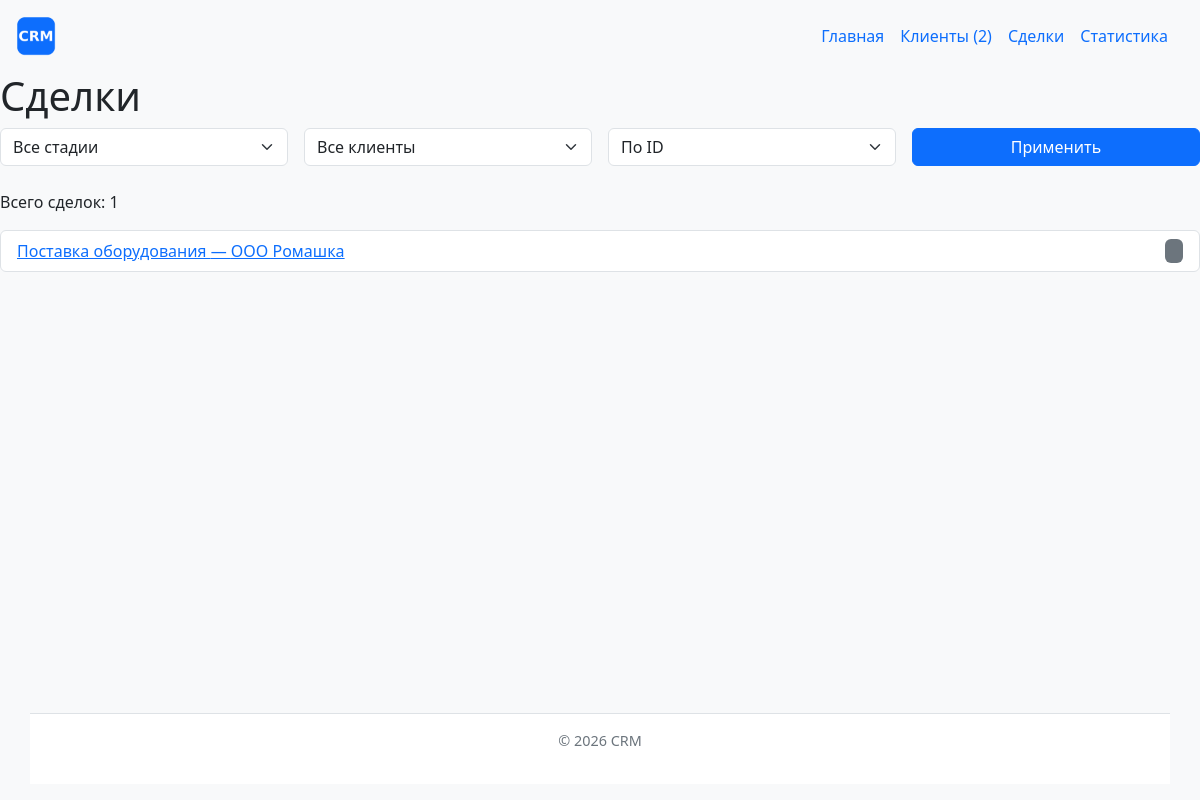
Page /deals/ on the earlier database version.
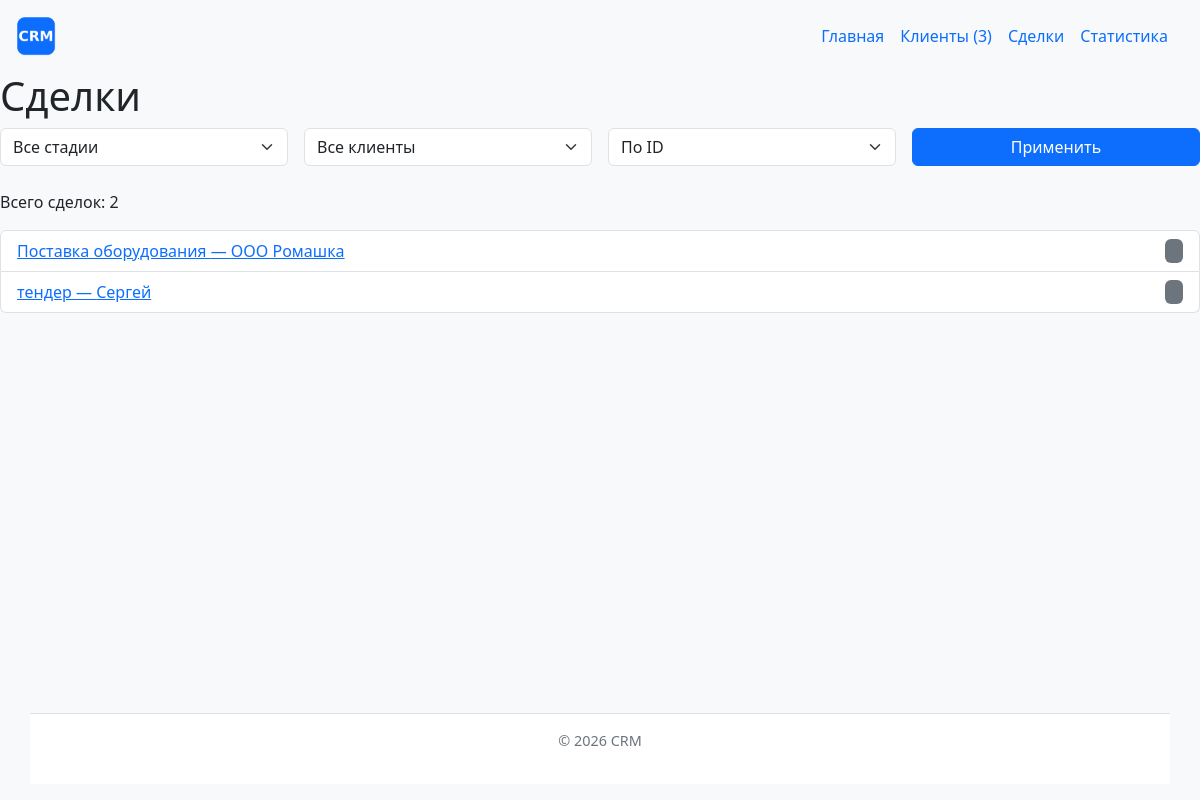
Same page on the later database version.
### deals/models.py (models this page shows, shortened)
class Deal(models.Model):
    class Stage(models.TextChoices):
        OPEN = 'Открыта', 'Открыта'
        WON = 'Выиграна', 'Выиграна'
        LOST = 'Проиграна', 'Проиграна'
        CANCELLED = 'Отменена', 'Отменена'
    client = models.ForeignKey(
        Client, on_delete=models.CASCADE, related_name='deals', verbose_name="Клиент"
    )
    manager = models.ForeignKey(
        Manager, on_delete=models.CASCADE, related_name='deals', verbose_name="Менеджер"
    )
    contact = models.ForeignKey(
        Contact, on_delete=models.SET_NULL, null=True, blank=True, related_name='deals', verbose_name="Контакт"
    )
    amount = models.FloatField(verbose_name="Сумма")
    title = models.CharField(max_length=250, blank=True, verbose_name="Тема")
    stage = models.CharField(
        max_length=50,
        choices=Stage.choices,
        default=Stage.OPEN,
        verbose_name="Стадия"
    )
    class Meta:
        verbose_name = "Сделка"
        verbose_name_plural = "Сделки"

### deals/views.py (the view)
# urls.py: path("", views.deals_list, name="list"),
def deals_list(request):
    deals = Deal.objects.annotate(
        client_name=F("client__name"),
        manager_name=F("manager__name")
    ).values(
        "id", "title", "amount", "stage", "client_name", "manager_name"
    )
    stage = request.GET.get('stage', '').strip()
    if stage:
        deals = deals.filter(stage=stage)
    client_id = request.GET.get('client', '').strip()
    if client_id and client_id.isdigit():
        deals = deals.filter(client_id=int(client_id))
    sort = request.GET.get('sort', 'id')
    if sort in ['id', '-id', 'amount', '-amount', 'stage']:
        deals = deals.order_by(sort)
    paginator = Paginator(deals, 5)
    page_obj = paginator.get_page(request.GET.get('page'))
    context = {
        'deals': page_obj,
        'page_obj': page_obj,
        'stage': stage,
        'client_id': client_id,
        'sort': sort,
        'clients': Client.objects.all(),
        'stages': Deal.Stage.choices,
    }
    return render(request, "deals/deal_list.html", context)

### clients/context_processors.py (called while the page is built)
def crm_context(request):
    return {
        "site_name": "CRM Система",
        "clients_count": Client.objects.count(),
    }

### deals/templates/deals/deal_list.html (shortened to what this page needs)
{% extends "base.html" %}
{% block content %}
    <h1>Сделки</h1>
    <form method="get" class="mb-4 row g-3">
        <div class="col-md-3">
            <select name="stage" class="form-select">
                <option value="">Все стадии</option>
            </select>
        </div>
        <div class="col-md-3">
            <select name="client" class="form-select">
                <option value="">Все клиенты</option>
            </select>
        </div>
        <div class="col-md-3">
            <select name="sort" class="form-select">
                <option value="id" {% if sort == 'id' %}selected{% endif %}>По ID</option>
            </select>
        </div>
        <div class="col-md-3">
            <button type="submit" class="btn btn-primary w-100">Применить</button>
        </div>
    </form>
    <p>Всего сделок: {{ page_obj.paginator.count }}</p>
    <ul class="list-group">
        {% for deal in deals %}
            <li class="list-group-item d-flex justify-content-between">
                <a href="{% url 'deals:detail' deal.id %}">
                    {{ deal.title|default:"Сделка без темы" }} &mdash; {{ deal.client_name }}
                </a>
                {% include "deals/includes/deal_status.html" %}
            </li>
        {% empty %}
            <li class="list-group-item">Сделки не найдены.</li>
        {% endfor %}
    </ul>
{% endblock %}

### templates/base.html (shortened to what this page needs)
{% load static %}
<!DOCTYPE html>
<html lang="ru">
    <head>
        <link rel="stylesheet"  href="https://cdn.jsdelivr.net/npm/bootstrap@5.3.3/dist/css/bootstrap.min.css">
        <link rel="stylesheet" href="{% static 'homepage/css/style.css' %}">
    </head>
    <body>
        <header class="container-head">
            <img src="{% static 'homepage/img/logo.png' %}" alt="CRM" class="crm-logo">
            {% include "includes/navigation.html" %}
        </header>
        <main>
            {% block content %}
            {% endblock %}
        </main>
         <footer class="container mt-4 mb-3">
        <p>
            &copy; <span id="current-year"></span> CRM
        </p>
    </footer>
    </body>
</html>

### templates/includes/navigation.html
<nav class="head-links">
    <a href="{% url 'homepage:index' %}">Главная</a>
    <a href="{% url 'clients:list' %}">Клиенты ({{ clients_count }})</a>
    <a href="{% url 'deals:list' %}">Сделки</a>
    <a href="{% url 'deals:statistics' %}">Статистика</a>
</nav>

### deals/templates/deals/includes/deal_status.html (shortened to what this page needs)
{% if deal.stage == deal.Stage.OPEN %}
    <span class="badge bg-primary deal-status deal-status-open">
        {{ deal.get_stage_display }}
    </span>
{% elif deal.stage == deal.Stage.WON %}
    <span class="badge bg-success deal-status deal-status-won">
        {{ deal.get_stage_display }}
    </span>
{% elif deal.stage == deal.Stage.LOST %}
    <span class="badge bg-danger deal-status deal-status-lost">
        {{ deal.get_stage_display }}
    </span>
{% else %}
    <span class="badge bg-secondary deal-status deal-status-cancelled">
    </span>
{% endif %}

### homepage/static/homepage/css/style.css (style rules this page uses)
*, *::before, *::after { box-sizing: border-box; }
html, body { height: 100%; }
body { display: flex; flex-direction: column; min-height: 100vh; margin: 0; background-color: #f8f9fa; font-family: system-ui, -apple-system, "Segoe UI", Roboto, sans-serif; }
.container-head { display: flex; flex-direction: row; align-items: center; justify-content: space-between; gap: 1rem; flex-wrap: wrap; }
.head-links { display: flex; flex-direction: row; align-items: center; gap: 1rem; margin-right: 2rem; }
.head-links a { text-decoration: none; color: #0d6efd; white-space: nowrap; }
main { flex: 1 0 auto; }
footer { flex-shrink: 0; }
.crm-logo { display: block; width: 40px; max-width: 100%; height: auto; margin: 1rem 1rem; }
.deal-status { display: inline-block; font-weight: 600; letter-spacing: 0.02em; padding: 0.35em 0.75em; border-radius: 0.375rem; line-height: 1; white-space: nowrap; }
footer { color: #6c757d; border-top: 1px solid #dee2e6; padding: 1rem 0; text-align: center; font-size: 0.9rem; background-color: #fff; }

Differences in the rows shown:
added Deal: title "тендер", client_name "Сергей"
Other differences:
{{ clients_count }}: "2" → "3"
{{ page_obj.paginator.count }}: "1" → "2"
